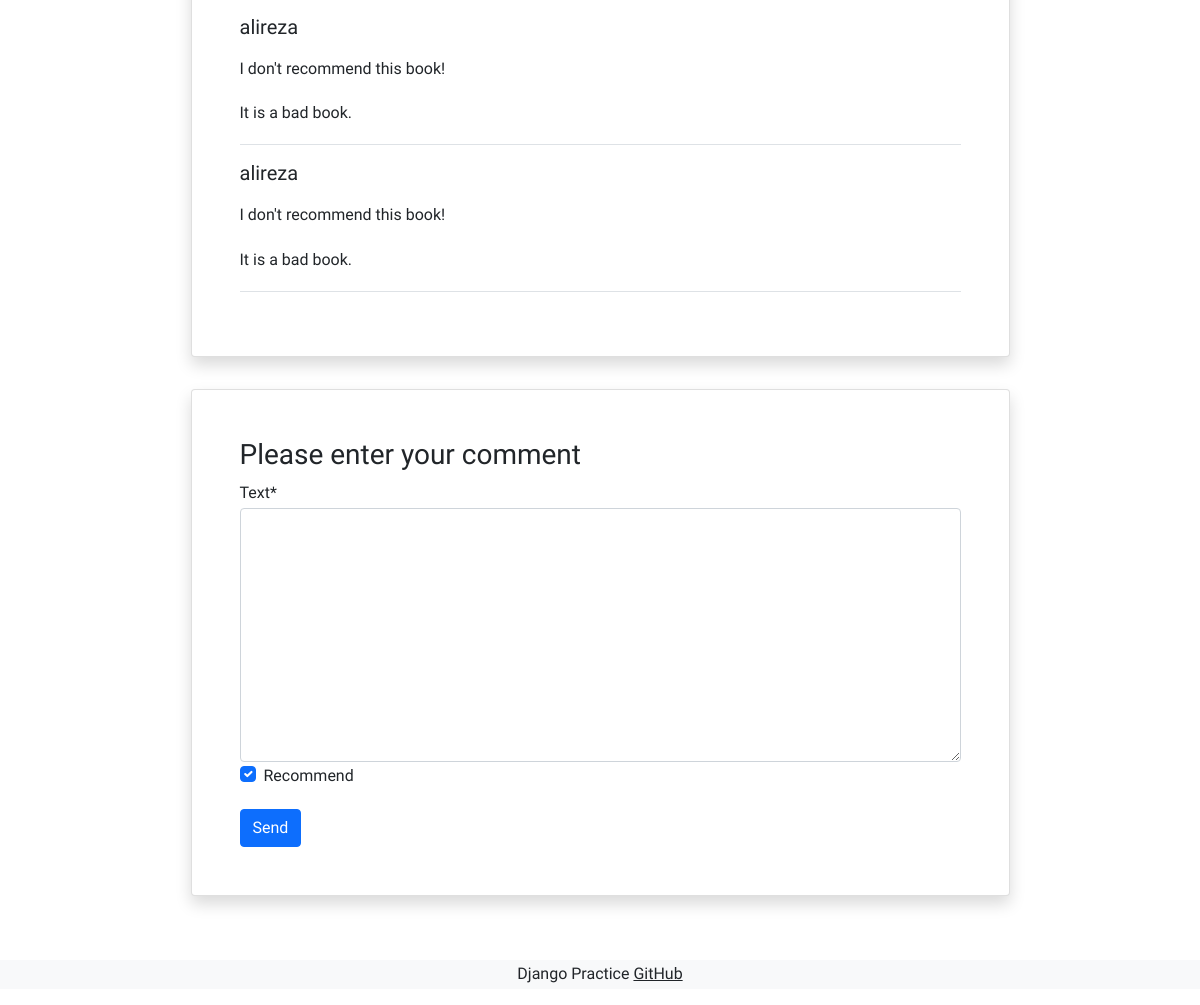
Before: /books/3/ (signed in, lower part) with the older database file.
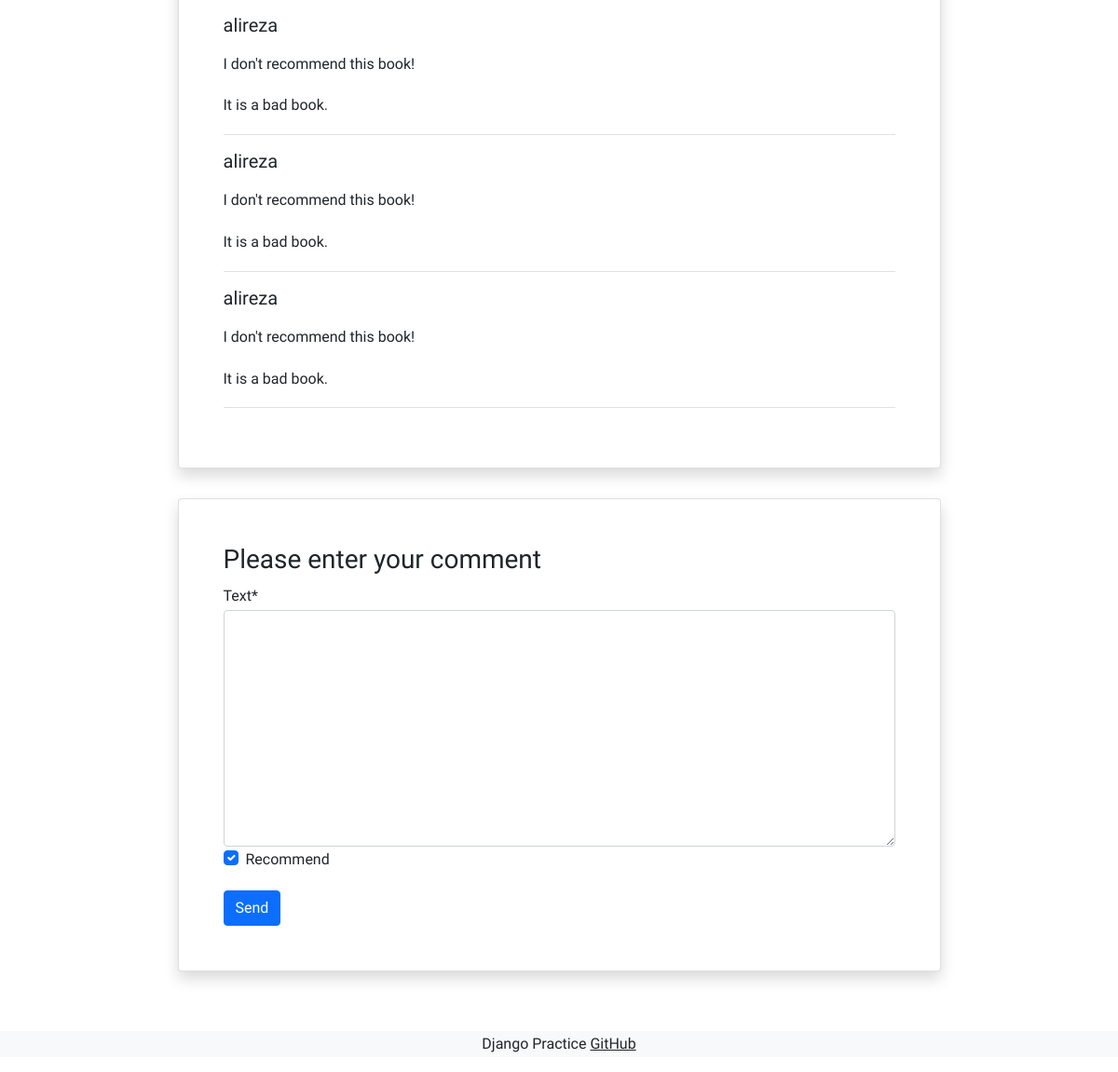
After: the same page with the newer database file.
### books/models.py (models this page shows, shortened)
class Comment(models.Model):
    user = models.ForeignKey(get_user_model(), on_delete=models.CASCADE)
    book = models.ForeignKey(Book, on_delete=models.CASCADE, related_name='comments')
    text = models.TextField()
    is_active = models.BooleanField(default=True)
    recommend = models.BooleanField(default=True)
    datetime_created = models.DateTimeField(auto_now_add=True)

### accounts/models.py (models this page shows)
class CustomUser(AbstractUser):
    age = models.PositiveIntegerField(null=True, blank=True)

### books/views.py (the view)
# urls.py: path('<int:pk>/', book_detail_view, name='book_detail'),
@login_required
def book_detail_view(request, pk):
    book = get_object_or_404(Book, pk=pk)
    book_comments = book.comments.all()
    if request.method == 'POST':
        comment_form = CommentForm(request.POST)
        if comment_form.is_valid():
            new_comment = comment_form.save(commit=False)  # commit=False => do not save in DB
            new_comment.book = book
            new_comment.user = request.user
            new_comment.save()
            comment_form = CommentForm()  # clear the form
    else:
        comment_form = CommentForm()
    return render(request, 'books/book_detail.html', {
        'book': book,
        'comments': book_comments,
        'comment_form': comment_form,
    })

### books/forms.py
class CommentForm(forms.ModelForm):
    class Meta:
        model = Comment
        fields = ('text', 'recommend')

### books/templates/books/book_detail.html (shortened to what this page needs)
{% extends '_base.html' %}
{% load crispy_forms_tags %}
{% block content %}
<div class="container mt-5">
  <div class="">
      <div class="">
          <div class="d-flex justify-content-center">
              <div class="card shadow my-3 p-5 w-sm-75 w-100">
                  {% for comment in comments %}
                    {% if comment.is_active %}
                          <div class="border-bottom mb-3">
                              <h5 class="mb-3">{{ comment.user.username }}</h5>
                                {% if comment.recommend %}
                                    <p>I recommend this book.</p>
                                {% else %}
                                    <p>I don't recommend this book!</p>
                                {% endif %}
                              <p>{{ comment.text|linebreaks }}</p>
                          </div>
                    {% endif %}
                  {% endfor %}
              </div>
          </div>
          <div class="d-flex justify-content-center">
              <div class="card shadow my-3 p-5 w-sm-75 w-100">
                  <h3>Please enter your comment</h3>
                  <form method="POST">
                        {{ comment_form|crispy }}
                      <button type="submit" class="btn btn-primary mt-3">Send</button>
                  </form>
              </div>
          </div>
      </div>
  </div>
</div>
{% endblock %}

Changed rows visible on the page:
added Comment: user.username "alireza", recommend "I don't recommend this book!", text "It is a bad book."
